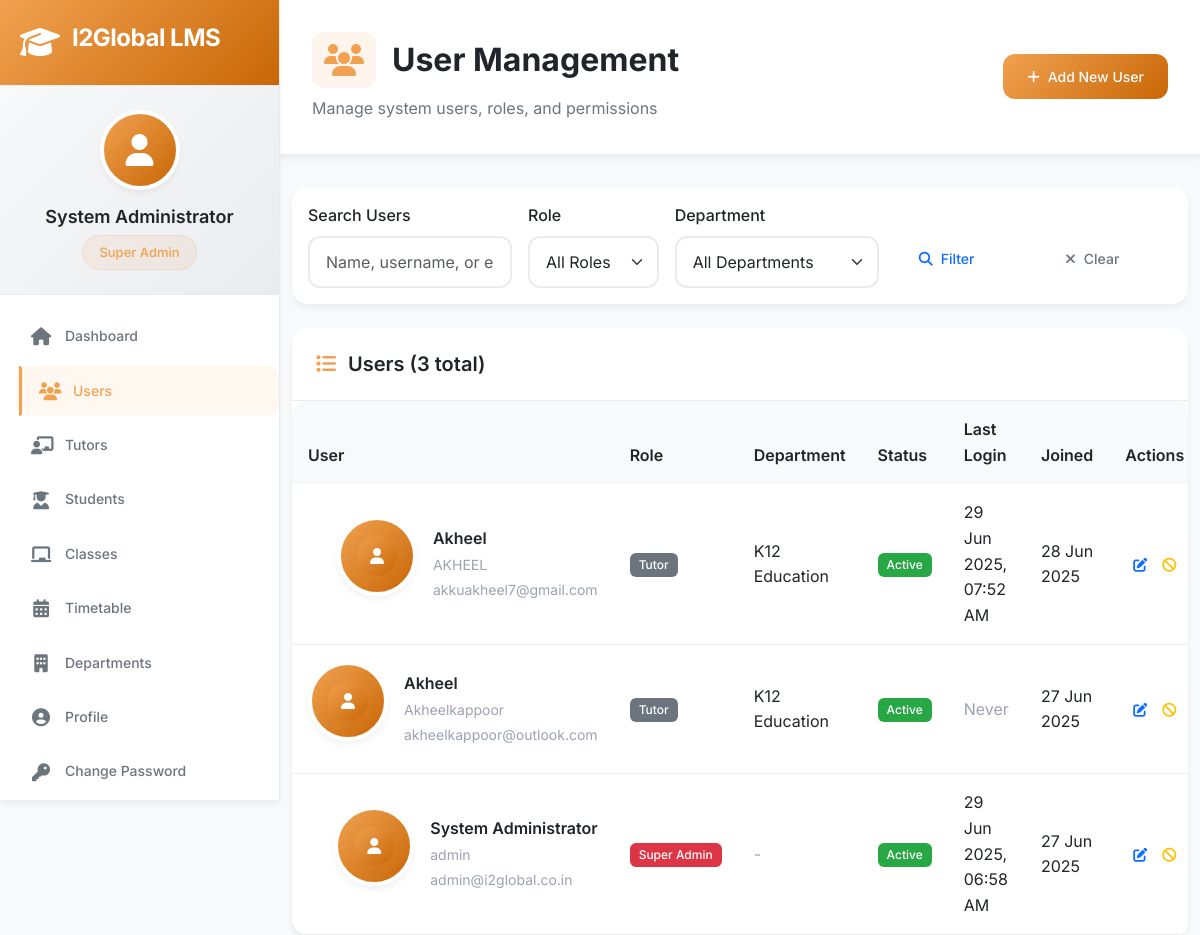
/admin/users (signed in), run on an earlier commit of the app's database.
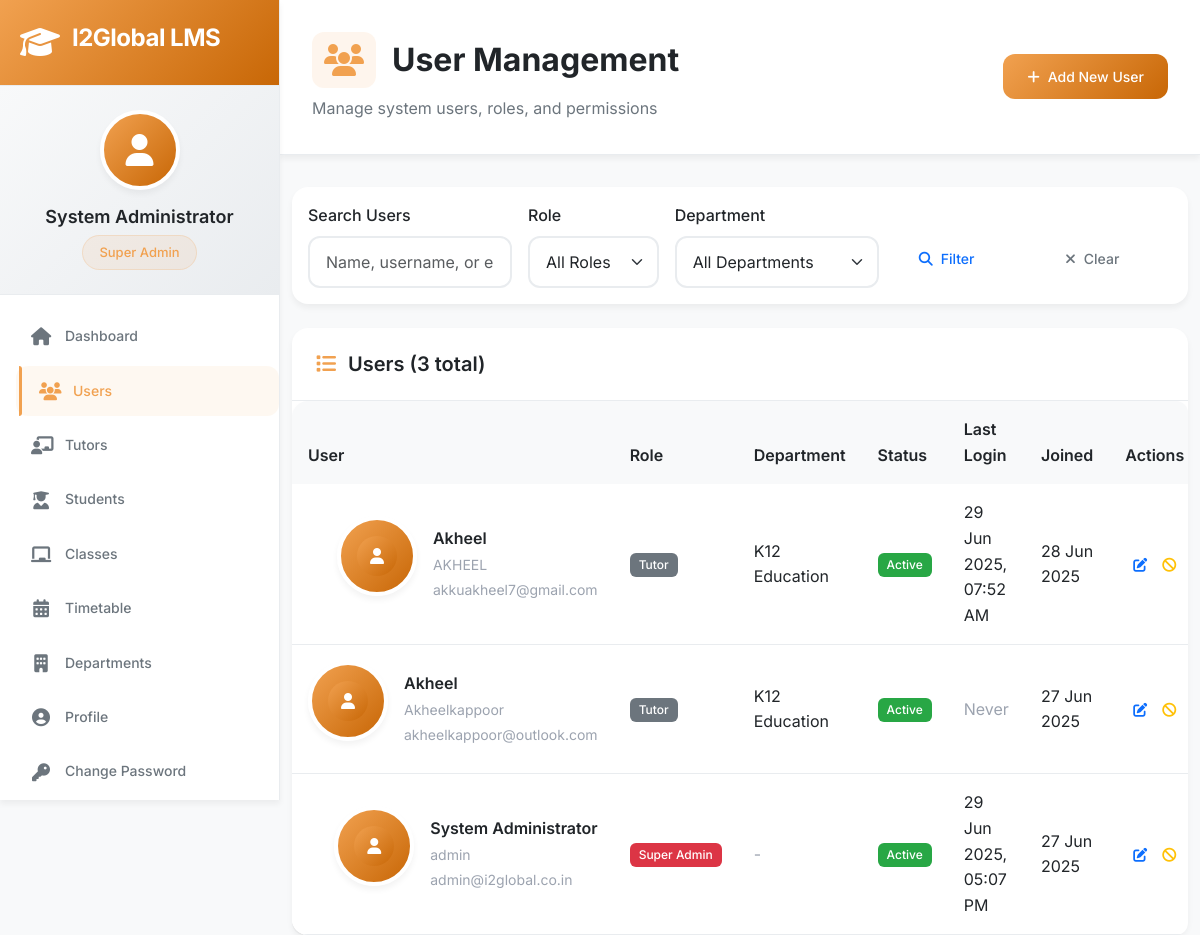
And on a later commit of the database.
### app/models/user.py (models this page shows, shortened)
class User(UserMixin, db.Model):
    __tablename__ = 'users'
    id = db.Column(db.Integer, primary_key=True)
    username = db.Column(db.String(80), unique=True, nullable=False, index=True)
    email = db.Column(db.String(120), unique=True, nullable=False, index=True)
    password_hash = db.Column(db.String(255), nullable=False)
    full_name = db.Column(db.String(100), nullable=False)
    phone = db.Column(db.String(20))
    address = db.Column(db.Text)
    profile_picture = db.Column(db.String(100))
    role = db.Column(db.String(20), nullable=False, default='tutor')  # superadmin, admin, coordinator, tutor
    department_id = db.Column(db.Integer, db.ForeignKey('departments.id'))
    is_active = db.Column(db.Boolean, default=True)
    is_verified = db.Column(db.Boolean, default=False)
    created_at = db.Column(db.DateTime, default=datetime.utcnow)
    last_login = db.Column(db.DateTime)
    joining_date = db.Column(db.Date)
    working_hours = db.Column(db.String(50))  # "9:00 AM - 6:00 PM"
    emergency_contact = db.Column(db.Text)  # JSON string
    department = db.relationship('Department', foreign_keys=[department_id], backref='users', lazy=True)
    tutor_profile = db.relationship('Tutor', backref='user', uselist=False, lazy=True)
    def has_permission(self, permission):
        if self.role == 'superadmin':
            return True
    def get_role_display(self):
        role_map = {
            'superadmin': 'Super Admin',
            'admin': 'Admin',
            'coordinator': 'Coordinator',
            'tutor': 'Tutor'
        }
        return role_map.get(self.role, self.role.title())

### app/routes/admin.py (the view)
@bp.route('/users')
@login_required
@admin_required
def users():
    page = request.args.get('page', 1, type=int)
    role_filter = request.args.get('role', '')
    dept_filter = request.args.get('department', '', type=int)
    search = request.args.get('search', '')
    query = User.query
    if role_filter:
        query = query.filter_by(role=role_filter)
    if dept_filter:
        query = query.filter_by(department_id=dept_filter)
    if search:
        query = query.filter(
            (User.full_name.contains(search)) |
            (User.username.contains(search)) |
            (User.email.contains(search))
        )
    users = query.order_by(User.created_at.desc()).paginate(
        page=page, per_page=20, error_out=False
    )
    departments = Department.query.filter_by(is_active=True).all()
    return render_template('admin/users.html', users=users, departments=departments)

### app/models/user.py (called while the page is built)
@login.user_loader
def load_user(user_id):
    return User.query.get(int(user_id))

### app/routes/admin.py (called while the page is built)
def admin_required(f):
    @wraps(f)
    def decorated_function(*args, **kwargs):
        if current_user.role not in ['superadmin', 'admin', 'coordinator']:
            flash('Access denied. Insufficient permissions.', 'error')
            return redirect(url_for('dashboard.index'))
        return f(*args, **kwargs)
    return decorated_function

### app/templates/admin/users.html (shortened to what the changed rows need)
{% extends "base.html" %}
{% block content %}
<div class="page-header">
    <div class="d-flex justify-content-between align-items-center">
        <div>
            <h1 class="page-title">
                <i class="fas fa-users"></i>
                User Management
            </h1>
        </div>
    </div>
</div>
<div class="container-fluid">
    <div class="card">
        <div class="card-body p-0">
            {% if users.items %}
            <div class="table-responsive">
                <table class="table table-hover mb-0">
                    <thead>
                        <tr>
                            <th>User</th>
                            <th>Role</th>
                            <th>Department</th>
                            <th>Status</th>
                            <th>Last Login</th>
                            <th>Joined</th>
                            <th>Actions</th>
                        </tr>
                    </thead>
                    <tbody>
                        {% for user in users.items %}
                        <tr>
                            <td>
                                <div class="d-flex align-items-center">
                                    <div class="user-avatar me-3">
                                        {% if user.profile_picture %}
                                            <img src="{{ url_for('static', filename='uploads/profiles/' + user.profile_picture) }}"
                                                 alt="Avatar" class="rounded-circle" width="40" height="40">
                                        {% else %}
                                            <div class="avatar-placeholder">
                                                <i class="fas fa-user"></i>
                                            </div>
                                        {% endif %}
                                    </div>
                                    <div>
                                        <div class="fw-semibold">{{ user.full_name }}</div>
                                        <small class="text-muted">{{ user.username }}</small><br>
                                        <small class="text-muted">{{ user.email }}</small>
                                    </div>
                                </div>
                            </td>
                            <td>
                                <span class="badge badge-{{ 'danger' if user.role == 'superadmin' else 'warning' if user.role == 'admin' else 'info' if user.role == 'coordinator' else 'secondary' }}">
                                    {{ user.get_role_display() }}
                                </span>
                            </td>
                            <td>
                                {% if user.department %}
                                    {{ user.department.name }}
                                {% else %}
                                    <span class="text-muted">-</span>
                                {% endif %}
                            </td>
                            <td>
                                {% if user.is_active %}
                                    <span class="badge badge-success">Active</span>
                                {% else %}
                                    <span class="badge badge-danger">Inactive</span>
                                {% endif %}
                            </td>
                            <td>
                                {% if user.last_login %}
                                    <span data-bs-toggle="tooltip" title="{{ user.last_login.strftime('%d %B %Y at %H:%M') }}">
                                        {{ user.last_login|datetime }}
                                    </span>
                                {% else %}
                                    <span class="text-muted">Never</span>
                                {% endif %}
                            </td>
                            <td>
                                {% if user.created_at %}
                                    {{ user.created_at|date }}
                                {% else %}
                                    <span class="text-muted">-</span>
                                {% endif %}
                            </td>
                            <td>
                                <div class="btn-group btn-group-sm">
                                    <a href="{{ url_for('admin.edit_user', user_id=user.id) }}"
                                       class="btn btn-outline-primary" data-bs-toggle="tooltip" title="Edit User">
                                        <i class="fas fa-edit"></i>
                                    </a>
                                    {% if user.role != 'superadmin' or current_user.role == 'superadmin' %}
                                    <button type="button" class="btn btn-outline-{{ 'success' if not user.is_active else 'warning' }}"
                                            onclick="toggleUserStatus({{ user.id }}, {{ 'true' if not user.is_active else 'false' }})"
                                            data-bs-toggle="tooltip" title="{{ 'Activate' if not user.is_active else 'Deactivate' }} User">
                                        <i class="fas fa-{{ 'check' if not user.is_active else 'ban' }}"></i>
                                    </button>
                                    {% endif %}
                                </div>
                            </td>
                        </tr>
                        {% endfor %}
                    </tbody>
                </table>
            </div>
            {% endif %}
        </div>
    </div>
</div>
{% endblock %}

### app/templates/base.html (shortened to what the changed rows need)
<!DOCTYPE html>
<html lang="en">
<head>
    <link rel="stylesheet" href="https://cdnjs.cloudflare.com/ajax/libs/font-awesome/6.4.0/css/all.min.css">
    <link href="https://cdn.jsdelivr.net/npm/bootstrap@5.3.0/dist/css/bootstrap.min.css" rel="stylesheet">
</head>
<body>
    <div class="app-container">
        {% if current_user.is_authenticated %}
        <nav class="sidebar" id="sidebar">
            <div class="sidebar-header">
                <div class="logo-container">
                    <i class="fas fa-graduation-cap logo-icon"></i>
                    <h3 class="logo-text">{{ APP_NAME }}</h3>
                </div>
            </div>
            <div class="user-profile">
                <div class="user-avatar">
                    {% if current_user.profile_picture %}
                        <img src="{{ url_for('static', filename='uploads/profiles/' + current_user.profile_picture) }}" alt="Profile">
                    {% else %}
                        <i class="fas fa-user"></i>
                    {% endif %}
                </div>
                <div class="user-info">
                    <h4>{{ current_user.full_name or current_user.username }}</h4>
                    <span class="user-role">{{ current_user.get_role_display() }}</span>
                </div>
            </div>
            <ul class="nav-menu">
                <li class="nav-item">
                    <a href="{{ url_for('dashboard.index') }}" class="nav-link {% if request.endpoint == 'dashboard.admin_dashboard' or request.endpoint == 'dashboard.tutor_dashboard' %}active{% endif %}">
                        <i class="fas fa-home"></i>
                        <span>Dashboard</span>
                    </a>
                </li>
                {% if current_user.role in ['superadmin', 'admin', 'coordinator'] %}
                {% if current_user.has_permission('user_management') %}
                <li class="nav-item">
                    <a href="{{ url_for('admin.users') }}" class="nav-link {% if 'users' in request.endpoint %}active{% endif %}">
                        <i class="fas fa-users"></i>
                        <span>Users</span>
                    </a>
                </li>
                {% endif %}
                {% if current_user.has_permission('tutor_management') %}
                <li class="nav-item">
                    <a href="{{ url_for('admin.tutors') }}" class="nav-link {% if 'tutors' in request.endpoint %}active{% endif %}">
                        <i class="fas fa-chalkboard-teacher"></i>
                        <span>Tutors</span>
                    </a>
                </li>
                {% endif %}
                {% if current_user.has_permission('student_management') %}
                <li class="nav-item">
                    <a href="{{ url_for('admin.students') }}" class="nav-link {% if 'students' in request.endpoint %}active{% endif %}">
                        <i class="fas fa-user-graduate"></i>
                        <span>Students</span>
                    </a>
                </li>
                {% endif %}
                {% if current_user.has_permission('class_management') %}
                <li class="nav-item">
                    <a href="{{ url_for('admin.classes') }}" class="nav-link {% if 'classes' in request.endpoint %}active{% endif %}">
                        <i class="fas fa-chalkboard"></i>
                        <span>Classes</span>
                    </a>
                </li>
                {% endif %}
                {% if current_user.has_permission('timetable_management') %}
                <li class="nav-item">
                    <a href="{{ url_for('admin.timetable') }}" class="nav-link {% if 'timetable' in request.endpoint %}active{% endif %}">
                        <i class="fas fa-calendar-alt"></i>
                        <span>Timetable</span>
                    </a>
                </li>
                {% endif %}
                {% if current_user.role in ['superadmin', 'admin'] %}
                <li class="nav-item">
                    <a href="{{ url_for('admin.departments') }}" class="nav-link {% if 'departments' in request.endpoint %}active{% endif %}">
                        <i class="fas fa-building"></i>
                        <span>Departments</span>
                    </a>
                </li>
                {% endif %}
                {% endif %}
                <li class="nav-item">
                    <a href="#" class="nav-link">
                        <i class="fas fa-user-circle"></i>
                        <span>Profile</span>
                    </a>
                </li>
                <li class="nav-item">
                    <a href="{{ url_for('auth.change_password') }}" class="nav-link {% if 'change_password' in request.endpoint %}active{% endif %}">
                        <i class="fas fa-key"></i>
                        <span>Change Password</span>
                    </a>
                </li>
            </ul>
        </nav>
        {% endif %}
        <main class="main-content {% if not current_user.is_authenticated %}full-width{% endif %}">
            {% block content %}{% endblock %}
        </main>
    </div>
</body>
</html>

What changed in the data, as far as the page shows it:
changed User "System Administrator": last_login "29 Jun 2025, 06:58 AM" → "29 Jun 2025, 05:07 PM"
